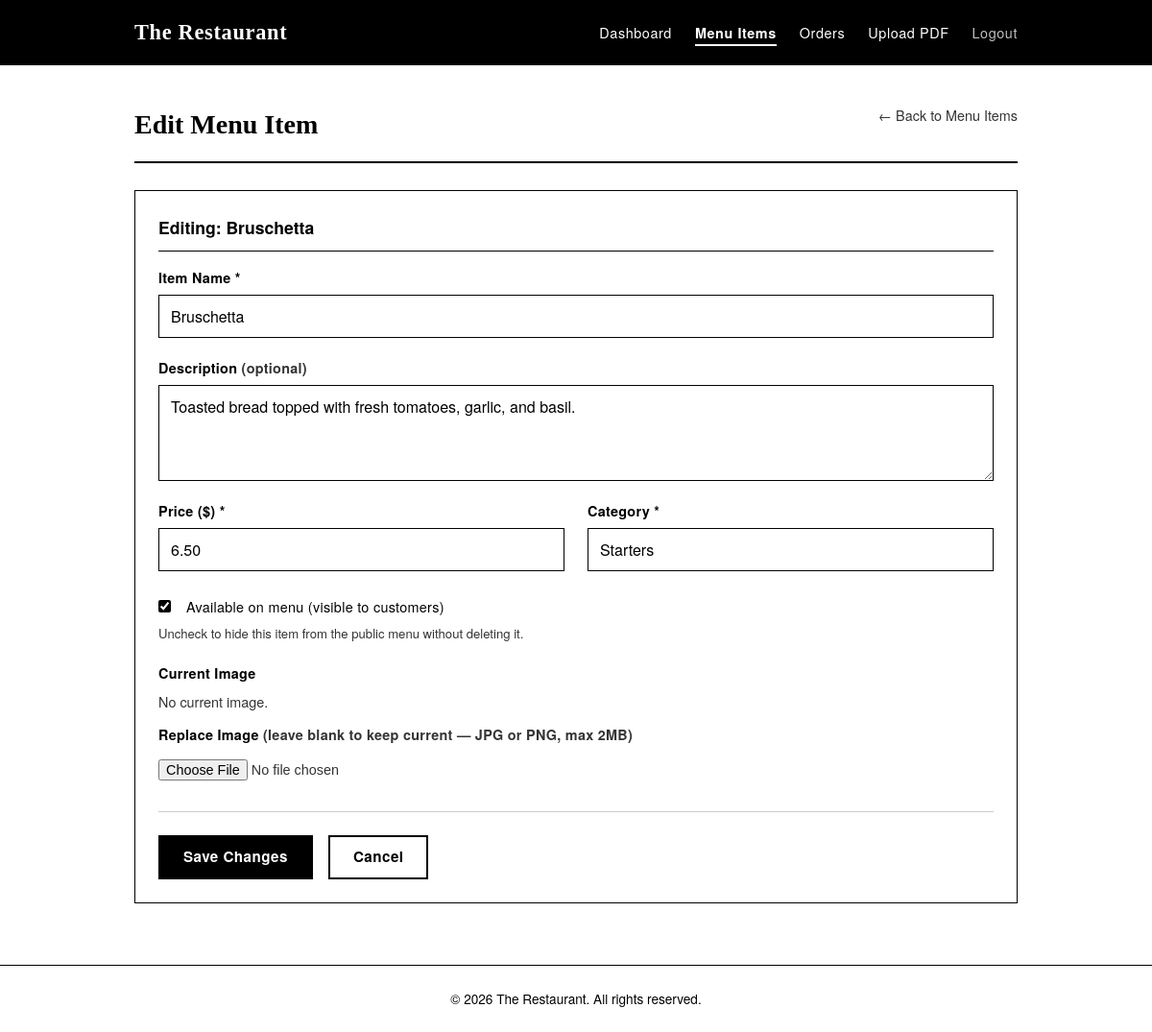
Page /admin/menu_items/edit.php?id=1 (signed in) on the committed database.
### tables this page shows
CREATE TABLE menu_items (
    id           INT           NOT NULL AUTO_INCREMENT,
    name         VARCHAR(150)  NOT NULL,
    description  TEXT          NULL,
    price        DECIMAL(10,2) NOT NULL,
    category     VARCHAR(100)  NOT NULL,
    image_path   VARCHAR(255)  NULL,
    is_available TINYINT(1)    NOT NULL DEFAULT 1,
    created_at   TIMESTAMP     NOT NULL DEFAULT CURRENT_TIMESTAMP,
    PRIMARY KEY (id),
    KEY idx_menu_items_category     (category),
    KEY idx_menu_items_is_available (is_available)
);

### admin/menu_items/edit.php (the view, shortened to what this page needs)
<?php
require_once __DIR__ . '/../../config/db.php';
$formName         = '';
$formDescription  = '';
$formPrice        = '';
$formCategory     = '';
$formAvailable    = true;
$itemId           = 0;
if ($_SERVER['REQUEST_METHOD'] === 'POST') {
    $itemId = (int) ($_POST['id'] ?? 0);
    requireValidCsrf($itemId > 0 ? 'edit.php?id=' . $itemId : 'index.php');
} else {
    $itemId = (int) ($_GET['id'] ?? 0);
}
$stmtFetch = $conn->prepare(
    'SELECT id, name, description, price, category, image_path, is_available
     FROM menu_items WHERE id = ? LIMIT 1'
);
$stmtFetch->bind_param('i', $itemId);
$stmtFetch->execute();
$resultFetch = $stmtFetch->get_result();
$item        = $resultFetch->fetch_assoc();
$currentImagePath = $item['image_path'];
if ($_SERVER['REQUEST_METHOD'] === 'GET') {
    $formName        = htmlspecialchars($item['name'],              ENT_QUOTES, 'UTF-8');
    $formDescription = htmlspecialchars($item['description'] ?? '', ENT_QUOTES, 'UTF-8');
    $formPrice       = htmlspecialchars((string) $item['price'],    ENT_QUOTES, 'UTF-8');
    $formCategory    = htmlspecialchars($item['category'],          ENT_QUOTES, 'UTF-8');
    $formAvailable   = (bool) $item['is_available'];
}
require_once __DIR__ . '/../../includes/header.php';
?>
    <div class="page-header">
        <h2>Edit Menu Item</h2>
        <a href="index.php" class="back-link">&larr; Back to Menu Items</a>
    </div>
    <div class="card">
        <div class="card-title">Editing: <?= htmlspecialchars($item['name'], ENT_QUOTES, 'UTF-8') ?></div>
        <form id="menu-item-form" method="POST" action="edit.php" enctype="multipart/form-data" novalidate>
            <div class="form-group">
                <label for="name">Item Name <span class="text-danger">*</span></label>
                <input type="text" id="name" name="name" value="<?= $formName ?>" maxlength="150" required autocomplete="off">
            </div>
            <div class="form-group">
                <label for="description">Description <span class="text-muted">(optional)</span></label>
                <textarea id="description" name="description" rows="3" placeholder="Describe the dish &mdash; ingredients, preparation style, etc."><?= $formDescription ?></textarea>
            </div>
            <div class="d-flex gap-3" style="flex-wrap:wrap;">
                <div class="form-group" style="flex:1;min-width:180px;">
                    <label for="price">Price ($) <span class="text-danger">*</span></label>
                    <input type="number" id="price" name="price" value="<?= $formPrice ?>" min="0" step="0.01" placeholder="0.00" required>
                </div>
                <div class="form-group" style="flex:1;min-width:180px;">
                    <label for="category">Category <span class="text-danger">*</span></label>
                    <input type="text" id="category" name="category" value="<?= $formCategory ?>" maxlength="100" placeholder="e.g. Starters, Mains, Desserts, Drinks" required autocomplete="off">
                </div>
            </div>
            <div class="form-group">
                <label class="checkbox-label" for="is_available">
                    <input type="checkbox" id="is_available" name="is_available" value="1" <?= $formAvailable ? 'checked' : '' ?>>
                    Available on menu (visible to customers)
                </label>
                <span class="form-hint">Uncheck to hide this item from the public menu without deleting it.</span>
            </div>
            <div class="form-group">
                <label>Current Image</label>
                <?php if (!empty($currentImagePath)): ?>
                    <div style="margin-bottom:12px;">
                        <img src="<?= htmlspecialchars($basePath . $currentImagePath, ENT_QUOTES, 'UTF-8') ?>" alt="Current image for <?= htmlspecialchars($item['name'], ENT_QUOTES, 'UTF-8') ?>" style="max-width:160px; height:120px; object-fit:cover; border:1px solid #000; display:block; filter:grayscale(100%);">
                        <span class="form-hint" style="margin-top:6px;">Current image. Upload a new one below to replace it.</span>
                    </div>
                <?php else: ?>
                    <p class="text-muted" style="font-size:0.9rem; margin-bottom:12px;">No current image.</p>
                <?php endif; ?>
                <label for="image">Replace Image <span class="text-muted">(leave blank to keep current &mdash; JPG or PNG, max 2MB)</span></label>
                <input type="file" id="image" name="image" accept=".jpg,.jpeg,.png,image/jpeg,image/png">
            </div>
            <hr class="divider">
            <div class="d-flex gap-2 align-center">
                <button type="submit" class="btn btn-primary">Save Changes</button>
                <a href="index.php" class="btn btn-secondary">Cancel</a>
            </div>
        </form>
    </div>
<?php require_once __DIR__ . '/../../includes/footer.php'; ?>

### assets/css/style.css (style rules this page uses)
*, *::before, *::after { box-sizing: border-box; margin: 0; padding: 0; }
html { font-size: 16px; scroll-behavior: smooth; }
body { font-family: 'Helvetica Neue', Arial, Helvetica, sans-serif; font-size: 1rem; line-height: 1.6; background-color: #ffffff; color: #000000; -webkit-font-smoothing: antialiased; -moz-osx-font-smoothing: grayscale; }
a { color: #000000; text-decoration: none; }
h1, h2, h3, h4 { font-family: 'Georgia', 'Times New Roman', Times, serif; font-weight: 700; line-height: 1.25; color: #000000; margin-bottom: 0.5em; }
h2 { font-size: 1.75rem; }
p { margin-bottom: 1rem; color: #000000; }
.text-muted { color: #333333 !important; }
.text-danger { color: #000000 !important; font-weight: 700; }
.page-header { display: flex; align-items: center; justify-content: space-between; margin-bottom: 28px; padding-bottom: 16px; border-bottom: 2px solid #000000; }
.page-header h1, .page-header h2 { margin-bottom: 0; }
.btn { display: inline-block; padding: 10px 24px; border: 2px solid #000000; background-color: transparent; color: #000000; font-family: 'Helvetica Neue', Arial, sans-serif; font-size: 0.95rem; font-weight: 600; letter-spacing: 0.03em; cursor: pointer; text-decoration: none; text-align: center; border-radius: 0; transition: all 0.2s ease; white-space: nowrap; vertical-align: middle; line-height: 1.4; -webkit-appearance: none; appearance: none; }
.btn-primary { background-color: #000000; color: #ffffff; border-color: #000000; }
.btn-secondary { background-color: #ffffff; color: #000000; border-color: #000000; }
.form-group { margin-bottom: 20px; }
label { display: block; font-weight: 700; font-size: 0.9rem; margin-bottom: 6px; color: #000000; letter-spacing: 0.02em; }
input[type="text"], input[type="email"], input[type="password"], input[type="number"], input[type="search"], input[type="tel"], input[type="url"], select, textarea { display: block; width: 100%; padding: 10px 12px; font-family: 'Helvetica Neue', Arial, sans-serif; font-size: 1rem; color: #000000; background-color: #ffffff; border: 1px solid #000000; border-radius: 0; outline: none; transition: border-color 0.2s ease, box-shadow 0.2s ease; -webkit-appearance: none; appearance: none; }
textarea { resize: vertical; min-height: 100px; }
input[type="file"] { display: block; width: 100%; padding: 8px 0; font-size: 0.9rem; color: #333333; cursor: pointer; }
input[type="checkbox"], input[type="radio"] { width: auto; margin-right: 8px; cursor: pointer; accent-color: #000000; }
.checkbox-label { display: flex; align-items: center; font-weight: 400; cursor: pointer; gap: 8px; }
.form-hint { display: block; font-size: 0.82rem; color: #333333; margin-top: 5px; }
.card { border: 1px solid #000000; padding: 24px; margin-bottom: 24px; background-color: #ffffff; animation: fadeIn 0.3s ease both; }
.card-title { font-size: 1.1rem; font-weight: 700; margin-bottom: 16px; padding-bottom: 10px; border-bottom: 1px solid #000000; color: #000000; }
.form-card, .card, .alert, .stat-card { animation: fadeIn 0.3s ease both; }
a, button, .btn, input, select, textarea { transition: all 0.2s ease; }
.d-flex { display: flex !important; }
.align-center { align-items: center !important; }
.gap-2 { gap: 16px !important; }
.gap-3 { gap: 24px !important; }
.divider { border: none; border-top: 1px solid #cccccc; margin: 24px 0; }
.back-link { display: inline-flex; align-items: center; gap: 6px; font-size: 0.9rem; color: #333333; margin-bottom: 20px; text-decoration: none; border-bottom: 1px solid transparent; transition: border-color 0.2s ease, color 0.2s ease; }

### rows in the picture
menu_items: name "Bruschetta", description "Toasted bread topped with fresh tomatoes, garlic, and basil.", price "6.50", category "Starters", is_available "☑"
